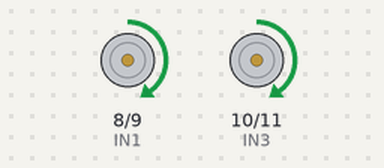
This sketch was run on a simulated Arduino Uno, built with avr-gcc and run on an emulated ATmega328P. Parts: motor-driver pin pairs drawn as motors (green arrow = first pin HIGH = forward, orange = second pin HIGH = backward, longer = more drive, scaled by the enable pin).

Above: at 0.5 s.
At 6.5 s:
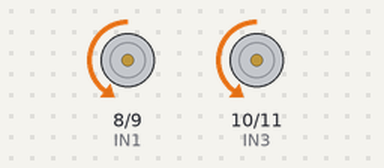
At 9.5 s:
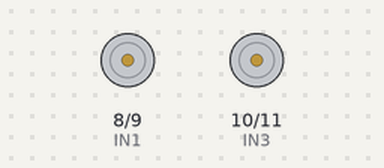
Timing chart, 0 to 15.6 s (numbered marks = the images above):
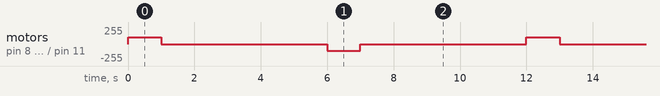

The sketch:

01-test-arduino-motors.ino
```cpp
// Define motor control pins
// Motor A
const int IN1 = 8;    // IN1 on the L298N
const int IN2 = 9;    // IN2 on the L298N
const int ENA = 3;    // ENA (Enable A) on the L298N (PWM pin)

// Motor B
const int IN3 = 10;   // IN3 on the L298N
const int IN4 = 11;   // IN4 on the L298N
const int ENB = 5;   // ENB (Enable B) on the L298N (PWM pin)

void setup() {
  // Set all the motor control pins as outputs
  pinMode(IN1, OUTPUT);
  pinMode(IN2, OUTPUT);
  pinMode(ENA, OUTPUT);
  pinMode(IN3, OUTPUT);
  pinMode(IN4, OUTPUT);
  pinMode(ENB, OUTPUT);

  // Initialize both motors as off
  digitalWrite(IN1, LOW);
  digitalWrite(IN2, LOW);
  digitalWrite(IN3, LOW);
  digitalWrite(IN4, LOW);
  analogWrite(ENA, 0);
  analogWrite(ENB, 0);
}

void loop() {
  // Move both motors forward
  digitalWrite(IN1, HIGH);
  digitalWrite(IN2, LOW);
  analogWrite(ENA, 100);   // Set speed for Motor A

  digitalWrite(IN3, HIGH);
  digitalWrite(IN4, LOW);
  analogWrite(ENB, 100);   // Set speed for Motor B

  delay(1000);             // Move forward for 2 seconds

  // Stop both motors
  analogWrite(ENA, 0);     // Stop Motor A
  analogWrite(ENB, 0);     // Stop Motor B
  delay(5000);             // Pause for 1 second

  // Move both motors backward
  digitalWrite(IN1, LOW);
  digitalWrite(IN2, HIGH);
  analogWrite(ENA, 100);   // Set speed for Motor A

  digitalWrite(IN3, LOW);
  digitalWrite(IN4, HIGH);
  analogWrite(ENB, 100);   // Set speed for Motor B

  delay(1000);             // Move backward for 2 seconds

  // Stop both motors
  analogWrite(ENA, 0);     // Stop Motor A
  analogWrite(ENB, 0);     // Stop Motor B
  delay(5000);             // Pause for 1 second
}
```

Measured:
- by itself, motor on pin 8 (IN1) / pin 9 (IN2), motor on pin 10 (IN3) / pin 11 (IN4): repeats every 12.0 s: stopped 5.0 s, backward 100/255 1.0 s, stopped 5.0 s, forward 100/255 1.0 s
